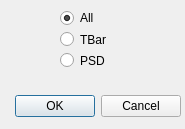
<?xml version="1.0" encoding="UTF-8"?>
<ui version="4.0">
 <class>SynapseImportDialog</class>
 <widget class="QDialog" name="SynapseImportDialog">
  <property name="geometry">
   <rect>
    <x>0</x>
    <y>0</y>
    <width>185</width>
    <height>129</height>
   </rect>
  </property>
  <property name="windowTitle">
   <string>Dialog</string>
  </property>
  <widget class="QDialogButtonBox" name="buttonBox">
   <property name="geometry">
    <rect>
     <x>10</x>
     <y>90</y>
     <width>171</width>
     <height>32</height>
    </rect>
   </property>
   <property name="orientation">
    <enum>Qt::Horizontal</enum>
   </property>
   <property name="standardButtons">
    <set>QDialogButtonBox::Cancel|QDialogButtonBox::Ok</set>
   </property>
  </widget>
  <widget class="QWidget" name="layoutWidget">
   <property name="geometry">
    <rect>
     <x>60</x>
     <y>10</y>
     <width>55</width>
     <height>58</height>
    </rect>
   </property>
   <layout class="QVBoxLayout" name="verticalLayout">
    <item>
     <widget class="QRadioButton" name="allRadioButton">
      <property name="text">
       <string>All</string>
      </property>
      <property name="checked">
       <bool>true</bool>
      </property>
     </widget>
    </item>
    <item>
     <widget class="QRadioButton" name="tbarRadioButton">
      <property name="text">
       <string>TBar</string>
      </property>
     </widget>
    </item>
    <item>
     <widget class="QRadioButton" name="psdRadioButton">
      <property name="text">
       <string>PSD</string>
      </property>
     </widget>
    </item>
   </layout>
  </widget>
 </widget>
 <resources/>
 <connections>
  <connection>
   <sender>buttonBox</sender>
   <signal>accepted()</signal>
   <receiver>SynapseImportDialog</receiver>
   <slot>accept()</slot>
   <hints>
    <hint type="sourcelabel">
     <x>248</x>
     <y>254</y>
    </hint>
    <hint type="destinationlabel">
     <x>157</x>
     <y>274</y>
    </hint>
   </hints>
  </connection>
  <connection>
   <sender>buttonBox</sender>
   <signal>rejected()</signal>
   <receiver>SynapseImportDialog</receiver>
   <slot>reject()</slot>
   <hints>
    <hint type="sourcelabel">
     <x>316</x>
     <y>260</y>
    </hint>
    <hint type="destinationlabel">
     <x>286</x>
     <y>274</y>
    </hint>
   </hints>
  </connection>
 </connections>
</ui>
